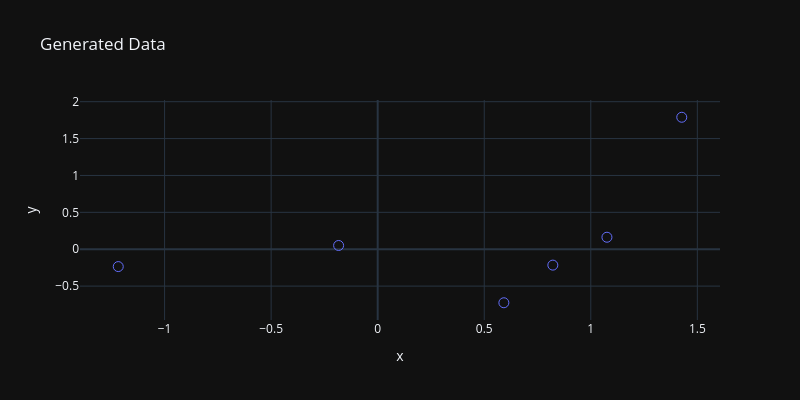

The notebook cell this image was saved under:
### Markdown cell above
## Generating Data

The true data-generating function is $y = f(x) = x^3 - x + \eta$, with $\eta$ being Gaussian noise. Here, we draw 6 points and visualize them.

### Code cell
def data_generator(n, noise_std=0.4, seed=42):
    rng = np.random.default_rng(seed)
    X = rng.uniform(-1.5, 1.5, n)
    y = X**3 - X + rng.normal(0, noise_std, n)
    return X, y


X, y = data_generator(n=6)

fig = go.Figure()
fig.add_trace(
    go.Scatter(
        x=X,
        y=y,
        mode="markers",
        name="Observations",
        marker=dict(symbol="circle-open", size=10),
    )
)
fig.update_layout(
    title="Generated Data", xaxis_title="x", yaxis_title="y", width=800, height=400
)
fig.show()

### Figure 1 — Plotly figure (JSON) as saved in the notebook; plotly's stock layout.template omitted (floating-point values rounded to 4 significant figures)
{"data": [{"marker": {"size": 10, "symbol": "circle-open"}, "mode": "markers", "name": "Observations", "x": [0.8219, -0.1834, 1.076, 0.5921, -1.217, 1.427], "y": [-0.2156, 0.0507, 0.1625, -0.7257, -0.2353, 1.789], "type": "scatter"}], "layout": {"title": {"text": "Generated Data"}, "xaxis": {"title": {"text": "x"}}, "yaxis": {"title": {"text": "y"}}, "width": 800, "height": 400}}
